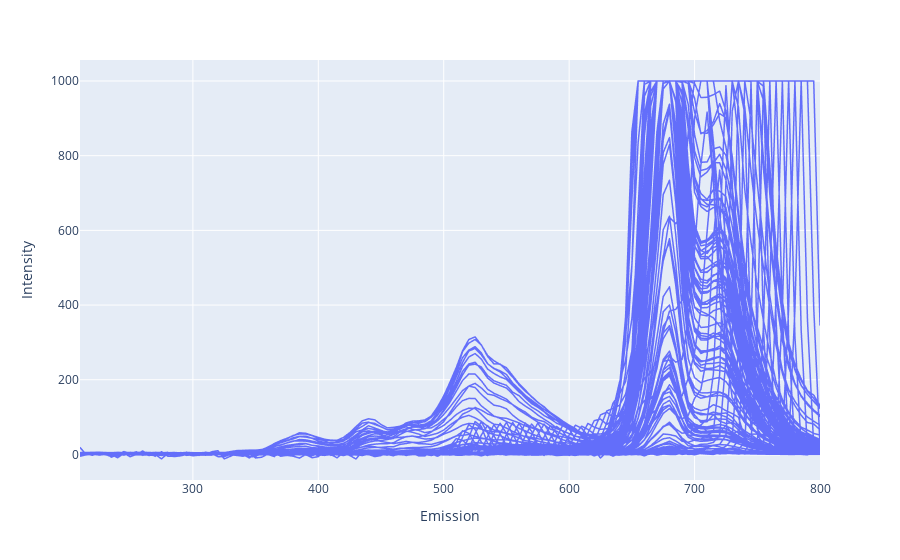

This figure's notebook cell:
### Markdown cell above
### Creating a plot

### Code cell
fig = spectrum(fluorescence,
               "S4",
               "1D")
fig.show()
